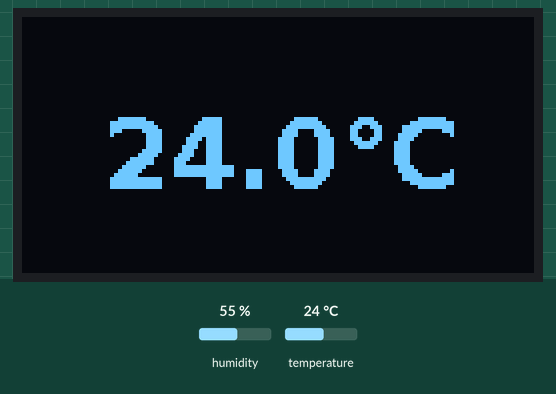
A program run on a simulated Raspberry Pi (BCM pin numbers). Shown: 128×64 one-colour display. The inputs (shaded band) are chosen by the test bench; at power-on: temperature 24 °C, humidity 55 %. What the program prints to the terminal is not drawn.

Above: at 1.2 s.
1.3 s: temperature set to 12 °C
At 6.5 s:
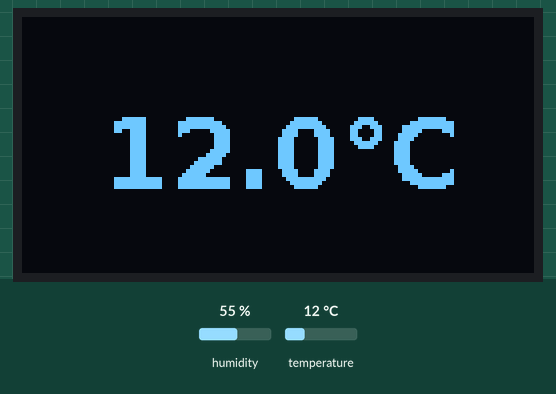
7.7 s: temperature set to 19 °C
At 12.5 s:
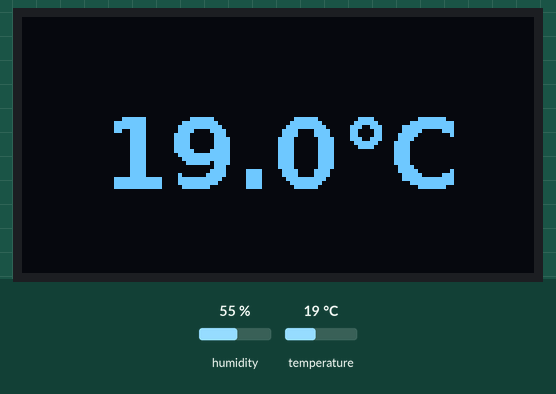
14.1 s: temperature set to 28 °C
At 18.5 s:
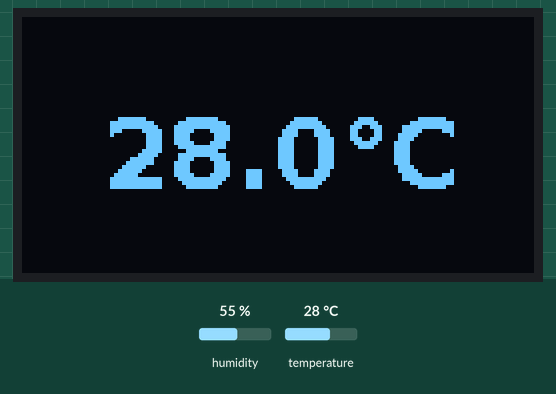
Timing chart, 0 to 20.0 s (numbered marks = the images above; inputs shaded):
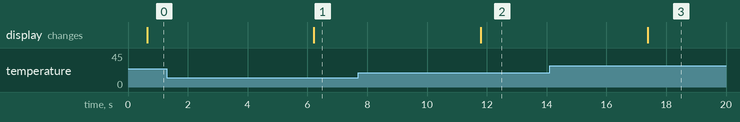

The program:

display.py
```python
import time
import Adafruit_DHT
import board
import busio
from PIL import Image, ImageDraw, ImageFont
import adafruit_ssd1306

# DHT11 configuration
DHT_SENSOR = Adafruit_DHT.DHT11
DHT_PIN = 4  # GPIO4

# I2C OLED config
i2c = busio.I2C(board.SCL, board.SDA)
oled = adafruit_ssd1306.SSD1306_I2C(128, 64, i2c)

# Clear screen
oled.fill(0)
oled.show()

# Image for drawing
image = Image.new("1", (oled.width, oled.height))
draw = ImageDraw.Draw(image)

# Font
font = ImageFont.truetype("/usr/share/fonts/truetype/dejavu/DejaVuSans-Bold.ttf", 24)

while True:
    humidity, temperature = Adafruit_DHT.read(DHT_SENSOR, DHT_PIN)

    draw.rectangle((0, 0, oled.width, oled.height), outline=0, fill=0)  # Clear screen

    if temperature is not None:
        # Show actual decimal value from sensor
        temp_text = "{:.1f}°C".format(temperature)
        print(f"Temperature: {temp_text}")
        draw.text((20, 20), temp_text, font=font, fill=255)
    else:
        draw.text((10, 20), "Sensor Error", font=font, fill=255)
        print("Sensor Error")

    oled.image(image)
    oled.show()

    time.sleep(5)
```

Measured:
- after the input at 1.3 s, the display: changes after 4.9 s (image 1)
- after the input at 7.7 s, the display: changes after 4.1 s (image 2)
- after the input at 14.1 s, the display: changes after 3.3 s (image 3)
